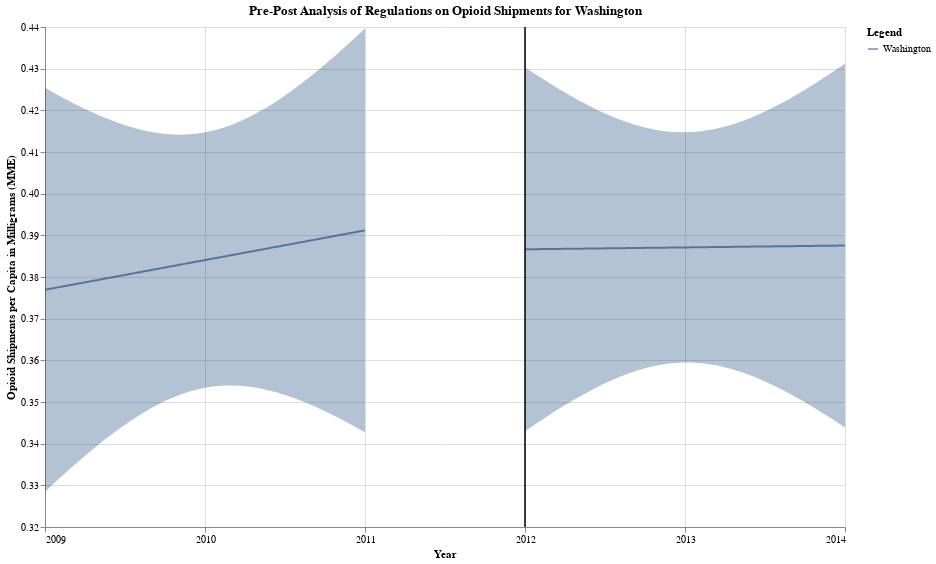

This figure's notebook cell:
### Code cell
pre_post_final = pre_FL_plot + post_FL_plot
pre_post_final.properties(title = "Pre-Post Analysis of Regulations on Opioid Shipments for Washington")

### Figure 1 — Vega-Lite specification as saved in the notebook (floating-point values rounded to 4 significant figures)
{"config": {"view": {"continuousWidth": 300, "continuousHeight": 300}}, "layer": [{"mark": {"type": "errorband"}, "encoding": {"color": {"value": "#063970"}, "x": {"axis": {"format": ".0f", "values": [2009.0, 2010.0, 2011.0, 2012.0, 2013.0, 2014.0]}, "field": "TransactionYear", "type": "quantitative"}, "y": {"field": "ci_low", "scale": {"zero": false}, "title": "Opioid Shipments per Capita in Milligrams (MME)", "type": "quantitative"}, "y2": {"field": "ci_high"}}}, {"mark": {"type": "line"}, "encoding": {"color": {"value": "#063970"}, "opacity": {"field": "Treat", "legend": {"title": "Legend"}, "type": "nominal"}, "x": {"field": "TransactionYear", "type": "quantitative"}, "y": {"field": "per_capita_MME_g", "type": "quantitative"}}}, {"data": {"name": "data-dde12b1ebf09cd9faeb2d94fe58abd1b"}, "mark": {"type": "rule", "color": "black"}, "encoding": {"x": {"axis": {"values": [2009.0, 2010.0, 2011.0, 2012.0, 2013.0, 2014.0]}, "field": "Year", "title": "Year", "type": "quantitative"}}}, {"layer": [{"mark": {"type": "errorband"}, "encoding": {"color": {"value": "#063970"}, "x": {"axis": {"format": ".0f", "values": [2009.0, 2010.0, 2011.0, 2012.0, 2013.0, 2014.0]}, "field": "TransactionYear", "type": "quantitative"}, "y": {"field": "ci_low", "scale": {"zero": false}, "title": "Opioid Shipments per Capita in Milligrams (MME)", "type": "quantitative"}, "y2": {"field": "ci_high"}}}, {"mark": {"type": "line"}, "encoding": {"color": {"value": "#063970"}, "opacity": {"field": "Treat", "legend": {"title": "Legend"}, "type": "nominal"}, "x": {"field": "TransactionYear", "type": "quantitative"}, "y": {"field": "per_capita_MME_g", "type": "quantitative"}}}, {"data": {"name": "data-dde12b1ebf09cd9faeb2d94fe58abd1b"}, "mark": {"type": "rule", "color": "black"}, "encoding": {"x": {"axis": {"values": [2009.0, 2010.0, 2011.0, 2012.0, 2013.0, 2014.0]}, "field": "Year", "title": "Year", "type": "quantitative"}}}], "data": {"name": "data-08df1933d61424c2417dba74d4fe259c"}}], "data": {"name": "data-b4d6958ae30fccf9c35a4788b6a17687"}, "height": 500, "title": "Pre-Post Analysis of Regulations on Opioid Shipments for Washington", "width": 800, "$schema": "https://vega.github.io/schema/vega-lite/v5.16.3.json", "datasets": {"data-b4d6958ae30fccf9c35a4788b6a17687": [{"TransactionYear": 2009.0, "per_capita_MME_g": 0.3769, "ci_low": 0.3285, "ci_high": 0.4254, "Treat": "Washington"}, {"TransactionYear": 2009.0, "per_capita_MME_g": 0.3771, "ci_low": 0.3292, "ci_high": 0.425, "Treat": "Washington"}, {"TransactionYear": 2009.0, "per_capita_MME_g": 0.3772, "ci_low": 0.3299, "ci_high": 0.4245, "Treat": "Washington"}, {"TransactionYear": 2009.0, "per_capita_MME_g": 0.3774, "ci_low": 0.3306, "ci_high": 0.4241, "Treat": "Washington"}, {"TransactionYear": 2009.0, "per_capita_MME_g": 0.3775, "ci_low": 0.3313, "ci_high": 0.4237, "Treat": "Washington"}, {"TransactionYear": 2009.0, "per_capita_MME_g": 0.3776, "ci_low": 0.332, "ci_high": 0.4233, "Treat": "Washington"}, {"TransactionYear": 2009.0, "per_capita_MME_g": 0.3778, "ci_low": 0.3327, "ci_high": 0.4229, "Treat": "Washington"}, {"TransactionYear": 2009.0, "per_capita_MME_g": 0.3779, "ci_low": 0.3334, "ci_high": 0.4225, "Treat": "Washington"}, {"TransactionYear": 2009.0, "per_capita_MME_g": 0.3781, "ci_low": 0.3341, "ci_high": 0.4221, "Treat": "Washington"}, {"TransactionYear": 2009.0, "per_capita_MME_g": 0.3782, "ci_low": 0.3348, "ci_high": 0.4217, "Treat": "Washington"}, {"TransactionYear": 2009.0, "per_capita_MME_g": 0.3784, "ci_low": 0.3354, "ci_high": 0.4213, "Treat": "Washington"}, {"TransactionYear": 2009.0, "per_capita_MME_g": 0.3785, "ci_low": 0.3361, "ci_high": 0.4209, "Treat": "Washington"}, {"TransactionYear": 2009.0, "per_capita_MME_g": 0.3786, "ci_low": 0.3368, "ci_high": 0.4205, "Treat": "Washington"}, {"TransactionYear": 2009.0, "per_capita_MME_g": 0.3788, "ci_low": 0.3374, "ci_high": 0.4202, "Treat": "Washington"}, {"TransactionYear": 2009.0, "per_capita_MME_g": 0.3789, "ci_low": 0.3381, "ci_high": 0.4198, "Treat": "Washington"}, {"TransactionYear": 2009.0, "per_capita_MME_g": 0.3791, "ci_low": 0.3387, "ci_high": 0.4195, "Treat": "Washington"}, {"TransactionYear": 2009.0, "per_capita_MME_g": 0.3792, "ci_low": 0.3393, "ci_high": 0.4191, "Treat": "Washington"}, {"TransactionYear": 2009.0, "per_capita_MME_g": 0.3794, "ci_low": 0.3399, "ci_high": 0.4188, "Treat": "Washington"}, {"TransactionYear": 2009.0, "per_capita_MME_g": 0.3795, "ci_low": 0.3406, "ci_high": 0.4185, "Treat": "Washington"}, {"TransactionYear": 2009.0, "per_capita_MME_g": 0.3796, "ci_low": 0.3412, "ci_high": 0.4181, "Treat": "Washington"}, {"TransactionYear": 2009.0, "per_capita_MME_g": 0.3798, "ci_low": 0.3417, "ci_high": 0.4178, "Treat": "Washington"}, {"TransactionYear": 2009.0, "per_capita_MME_g": 0.3799, "ci_low": 0.3423, "ci_high": 0.4175, "Treat": "Washington"}, {"TransactionYear": 2009.0, "per_capita_MME_g": 0.3801, "ci_low": 0.3429, "ci_high": 0.4172, "Treat": "Washington"}, {"TransactionYear": 2009.0, "per_capita_MME_g": 0.3802, "ci_low": 0.3435, "ci_high": 0.417, "Treat": "Washington"}, {"TransactionYear": 2009.0, "per_capita_MME_g": 0.3804, "ci_low": 0.344, "ci_high": 0.4167, "Treat": "Washington"}, {"TransactionYear": 2009.0, "per_capita_MME_g": 0.3805, "ci_low": 0.3446, "ci_high": 0.4164, "Treat": "Washington"}, {"TransactionYear": 2010.0, "per_capita_MME_g": 0.3806, "ci_low": 0.3451, "ci_high": 0.4162, "Treat": "Washington"}, {"TransactionYear": 2010.0, "per_capita_MME_g": 0.3808, "ci_low": 0.3456, "ci_high": 0.416, "Treat": "Washington"}, {"TransactionYear": 2010.0, "per_capita_MME_g": 0.3809, "ci_low": 0.3461, "ci_high": 0.4158, "Treat": "Washington"}, {"TransactionYear": 2010.0, "per_capita_MME_g": 0.3811, "ci_low": 0.3466, "ci_high": 0.4155, "Treat": "Washington"}, {"TransactionYear": 2010.0, "per_capita_MME_g": 0.3812, "ci_low": 0.3471, "ci_high": 0.4154, "Treat": "Washington"}, {"TransactionYear": 2010.0, "per_capita_MME_g": 0.3814, "ci_low": 0.3475, "ci_high": 0.4152, "Treat": "Washington"}, {"TransactionYear": 2010.0, "per_capita_MME_g": 0.3815, "ci_low": 0.348, "ci_high": 0.415, "Treat": "Washington"}, {"TransactionYear": 2010.0, "per_capita_MME_g": 0.3816, "ci_low": 0.3484, "ci_high": 0.4148, "Treat": "Washington"}, {"TransactionYear": 2010.0, "per_capita_MME_g": 0.3818, "ci_low": 0.3489, "ci_high": 0.4147, "Treat": "Washington"}, {"TransactionYear": 2010.0, "per_capita_MME_g": 0.3819, "ci_low": 0.3493, "ci_high": 0.4146, "Treat": "Washington"}, {"TransactionYear": 2010.0, "per_capita_MME_g": 0.3821, "ci_low": 0.3497, "ci_high": 0.4145, "Treat": "Washington"}, {"TransactionYear": 2010.0, "per_capita_MME_g": 0.3822, "ci_low": 0.35, "ci_high": 0.4144, "Treat": "Washington"}, {"TransactionYear": 2010.0, "per_capita_MME_g": 0.3824, "ci_low": 0.3504, "ci_high": 0.4143, "Treat": "Washington"}, {"TransactionYear": 2010.0, "per_capita_MME_g": 0.3825, "ci_low": 0.3507, "ci_high": 0.4142, "Treat": "Washington"}, {"TransactionYear": 2010.0, "per_capita_MME_g": 0.3826, "ci_low": 0.3511, "ci_high": 0.4142, "Treat": "Washington"}, {"TransactionYear": 2010.0, "per_capita_MME_g": 0.3828, "ci_low": 0.3514, "ci_high": 0.4142, "Treat": "Washington"}, {"TransactionYear": 2010.0, "per_capita_MME_g": 0.3829, "ci_low": 0.3517, "ci_high": 0.4142, "Treat": "Washington"}, {"TransactionYear": 2010.0, "per_capita_MME_g": 0.3831, "ci_low": 0.352, "ci_high": 0.4142, "Treat": "Washington"}, {"TransactionYear": 2010.0, "per_capita_MME_g": 0.3832, "ci_low": 0.3522, "ci_high": 0.4142, "Treat": "Washington"}, {"TransactionYear": 2010.0, "per_capita_MME_g": 0.3834, "ci_low": 0.3525, "ci_high": 0.4142, "Treat": "Washington"}, {"TransactionYear": 2010.0, "per_capita_MME_g": 0.3835, "ci_low": 0.3527, "ci_high": 0.4143, "Treat": "Washington"}, {"TransactionYear": 2010.0, "per_capita_MME_g": 0.3836, "ci_low": 0.3529, "ci_high": 0.4144, "Treat": "Washington"}, {"TransactionYear": 2010.0, "per_capita_MME_g": 0.3838, "ci_low": 0.3531, "ci_high": 0.4145, "Treat": "Washington"}, {"TransactionYear": 2010.0, "per_capita_MME_g": 0.3839, "ci_low": 0.3533, "ci_high": 0.4146, "Treat": "Washington"}, {"TransactionYear": 2010.0, "per_capita_MME_g": 0.3841, "ci_low": 0.3534, "ci_high": 0.4147, "Treat": "Washington"}, {"TransactionYear": 2010.0, "per_capita_MME_g": 0.3842, "ci_low": 0.3535, "ci_high": 0.4149, "Treat": "Washington"}, {"TransactionYear": 2010.0, "per_capita_MME_g": 0.3843, "ci_low": 0.3537, "ci_high": 0.415, "Treat": "Washington"}, {"TransactionYear": 2010.0, "per_capita_MME_g": 0.3845, "ci_low": 0.3538, "ci_high": 0.4152, "Treat": "Washington"}, {"TransactionYear": 2010.0, "per_capita_MME_g": 0.3846, "ci_low": 0.3538, "ci_high": 0.4154, "Treat": "Washington"}, {"TransactionYear": 2010.0, "per_capita_MME_g": 0.3848, "ci_low": 0.3539, "ci_high": 0.4157, "Treat": "Washington"}, {"TransactionYear": 2010.0, "per_capita_MME_g": 0.3849, "ci_low": 0.3539, "ci_high": 0.4159, "Treat": "Washington"}, {"TransactionYear": 2010.0, "per_capita_MME_g": 0.3851, "ci_low": 0.354, "ci_high": 0.4162, "Treat": "Washington"}, {"TransactionYear": 2010.0, "per_capita_MME_g": 0.3852, "ci_low": 0.354, "ci_high": 0.4164, "Treat": "Washington"}, {"TransactionYear": 2010.0, "per_capita_MME_g": 0.3853, "ci_low": 0.354, "ci_high": 0.4167, "Treat": "Washington"}, {"TransactionYear": 2010.0, "per_capita_MME_g": 0.3855, "ci_low": 0.3539, "ci_high": 0.4171, "Treat": "Washington"}, {"TransactionYear": 2010.0, "per_capita_MME_g": 0.3856, "ci_low": 0.3539, "ci_high": 0.4174, "Treat": "Washington"}, {"TransactionYear": 2010.0, "per_capita_MME_g": 0.3858, "ci_low": 0.3538, "ci_high": 0.4177, "Treat": "Washington"}, {"TransactionYear": 2010.0, "per_capita_MME_g": 0.3859, "ci_low": 0.3537, "ci_high": 0.4181, "Treat": "Washington"}, {"TransactionYear": 2010.0, "per_capita_MME_g": 0.3861, "ci_low": 0.3536, "ci_high": 0.4185, "Treat": "Washington"}, {"TransactionYear": 2010.0, "per_capita_MME_g": 0.3862, "ci_low": 0.3535, "ci_high": 0.4189, "Treat": "Washington"}, {"TransactionYear": 2010.0, "per_capita_MME_g": 0.3863, "ci_low": 0.3534, "ci_high": 0.4193, "Treat": "Washington"}, {"TransactionYear": 2010.0, "per_capita_MME_g": 0.3865, "ci_low": 0.3533, "ci_high": 0.4197, "Treat": "Washington"}, {"TransactionYear": 2010.0, "per_capita_MME_g": 0.3866, "ci_low": 0.3531, "ci_high": 0.4201, "Treat": "Washington"}, {"TransactionYear": 2010.0, "per_capita_MME_g": 0.3868, "ci_low": 0.353, "ci_high": 0.4206, "Treat": "Washington"}, {"TransactionYear": 2010.0, "per_capita_MME_g": 0.3869, "ci_low": 0.3528, "ci_high": 0.4211, "Treat": "Washington"}, {"TransactionYear": 2010.0, "per_capita_MME_g": 0.3871, "ci_low": 0.3526, "ci_high": 0.4215, "Treat": "Washington"}, {"TransactionYear": 2010.0, "per_capita_MME_g": 0.3872, "ci_low": 0.3524, "ci_high": 0.422, "Treat": "Washington"}, {"TransactionYear": 2010.0, "per_capita_MME_g": 0.3873, "ci_low": 0.3522, "ci_high": 0.4225, "Treat": "Washington"}, {"TransactionYear": 2010.0, "per_capita_MME_g": 0.3875, "ci_low": 0.3519, "ci_high": 0.423, "Treat": "Washington"}, {"TransactionYear": 2010.0, "per_capita_MME_g": 0.3876, "ci_low": 0.3517, "ci_high": 0.4236, "Treat": "Washington"}, {"TransactionYear": 2011.0, "per_capita_MME_g": 0.3878, "ci_low": 0.3514, "ci_high": 0.4241, "Treat": "Washington"}, {"TransactionYear": 2011.0, "per_capita_MME_g": 0.3879, "ci_low": 0.3512, "ci_high": 0.4247, "Treat": "Washington"}, {"TransactionYear": 2011.0, "per_capita_MME_g": 0.3881, "ci_low": 0.3509, "ci_high": 0.4252, "Treat": "Washington"}, {"TransactionYear": 2011.0, "per_capita_MME_g": 0.3882, "ci_low": 0.3506, "ci_high": 0.4258, "Treat": "Washington"}, {"TransactionYear": 2011.0, "per_capita_MME_g": 0.3883, "ci_low": 0.3503, "ci_high": 0.4264, "Treat": "Washington"}, {"TransactionYear": 2011.0, "per_capita_MME_g": 0.3885, "ci_low": 0.35, "ci_high": 0.427, "Treat": "Washington"}, {"TransactionYear": 2011.0, "per_capita_MME_g": 0.3886, "ci_low": 0.3497, "ci_high": 0.4276, "Treat": "Washington"}, {"TransactionYear": 2011.0, "per_capita_MME_g": 0.3888, "ci_low": 0.3493, "ci_high": 0.4282, "Treat": "Washington"}, {"TransactionYear": 2011.0, "per_capita_MME_g": 0.3889, "ci_low": 0.349, "ci_high": 0.4288, "Treat": "Washington"}, {"TransactionYear": 2011.0, "per_capita_MME_g": 0.3891, "ci_low": 0.3487, "ci_high": 0.4294, "Treat": "Washington"}, {"TransactionYear": 2011.0, "per_capita_MME_g": 0.3892, "ci_low": 0.3483, "ci_high": 0.4301, "Treat": "Washington"}, {"TransactionYear": 2011.0, "per_capita_MME_g": 0.3893, "ci_low": 0.348, "ci_high": 0.4307, "Treat": "Washington"}, {"TransactionYear": 2011.0, "per_capita_MME_g": 0.3895, "ci_low": 0.3476, "ci_high": 0.4314, "Treat": "Washington"}, {"TransactionYear": 2011.0, "per_capita_MME_g": 0.3896, "ci_low": 0.3472, "ci_high": 0.432, "Treat": "Washington"}, {"TransactionYear": 2011.0, "per_capita_MME_g": 0.3898, "ci_low": 0.3468, "ci_high": 0.4327, "Treat": "Washington"}, {"TransactionYear": 2011.0, "per_capita_MME_g": 0.3899, "ci_low": 0.3465, "ci_high": 0.4334, "Treat": "Washington"}, {"TransactionYear": 2011.0, "per_capita_MME_g": 0.39, "ci_low": 0.3461, "ci_high": 0.434, "Treat": "Washington"}, {"TransactionYear": 2011.0, "per_capita_MME_g": 0.3902, "ci_low": 0.3457, "ci_high": 0.4347, "Treat": "Washington"}, {"TransactionYear": 2011.0, "per_capita_MME_g": 0.3903, "ci_low": 0.3453, "ci_high": 0.4354, "Treat": "Washington"}, {"TransactionYear": 2011.0, "per_capita_MME_g": 0.3905, "ci_low": 0.3448, "ci_high": 0.4361, "Treat": "Washington"}, {"TransactionYear": 2011.0, "per_capita_MME_g": 0.3906, "ci_low": 0.3444, "ci_high": 0.4368, "Treat": "Washington"}, {"TransactionYear": 2011.0, "per_capita_MME_g": 0.3908, "ci_low": 0.344, "ci_high": 0.4375, "Treat": "Washington"}, {"TransactionYear": 2011.0, "per_capita_MME_g": 0.3909, "ci_low": 0.3436, "ci_high": 0.4382, "Treat": "Washington"}, {"TransactionYear": 2011.0, "per_capita_MME_g": 0.391, "ci_low": 0.3432, "ci_high": 0.4389, "Treat": "Washington"}, {"TransactionYear": 2011.0, "per_capita_MME_g": 0.3912, "ci_low": 0.3427, "ci_high": 0.4397, "Treat": "Washington"}], "data-dde12b1ebf09cd9faeb2d94fe58abd1b": [{"Year": 2012}], "data-08df1933d61424c2417dba74d4fe259c": [{"TransactionYear": 2012.0, "per_capita_MME_g": 0.3866, "ci_low": 0.343, "ci_high": 0.4303, "Treat": "Washington"}, {"TransactionYear": 2012.0, "per_capita_MME_g": 0.3867, "ci_low": 0.3435, "ci_high": 0.4298, "Treat": "Washington"}, {"TransactionYear": 2012.0, "per_capita_MME_g": 0.3867, "ci_low": 0.344, "ci_high": 0.4293, "Treat": "Washington"}, {"TransactionYear": 2012.0, "per_capita_MME_g": 0.3867, "ci_low": 0.3445, "ci_high": 0.4288, "Treat": "Washington"}, {"TransactionYear": 2012.0, "per_capita_MME_g": 0.3867, "ci_low": 0.3451, "ci_high": 0.4283, "Treat": "Washington"}, {"TransactionYear": 2012.0, "per_capita_MME_g": 0.3867, "ci_low": 0.3456, "ci_high": 0.4278, "Treat": "Washington"}, {"TransactionYear": 2012.0, "per_capita_MME_g": 0.3867, "ci_low": 0.3461, "ci_high": 0.4273, "Treat": "Washington"}, {"TransactionYear": 2012.0, "per_capita_MME_g": 0.3867, "ci_low": 0.3466, "ci_high": 0.4268, "Treat": "Washington"}, {"TransactionYear": 2012.0, "per_capita_MME_g": 0.3867, "ci_low": 0.3471, "ci_high": 0.4264, "Treat": "Washington"}, {"TransactionYear": 2012.0, "per_capita_MME_g": 0.3867, "ci_low": 0.3476, "ci_high": 0.4259, "Treat": "Washington"}, {"TransactionYear": 2012.0, "per_capita_MME_g": 0.3867, "ci_low": 0.3481, "ci_high": 0.4254, "Treat": "Washington"}, {"TransactionYear": 2012.0, "per_capita_MME_g": 0.3867, "ci_low": 0.3485, "ci_high": 0.425, "Treat": "Washington"}, {"TransactionYear": 2012.0, "per_capita_MME_g": 0.3868, "ci_low": 0.349, "ci_high": 0.4245, "Treat": "Washington"}, {"TransactionYear": 2012.0, "per_capita_MME_g": 0.3868, "ci_low": 0.3495, "ci_high": 0.424, "Treat": "Washington"}, {"TransactionYear": 2012.0, "per_capita_MME_g": 0.3868, "ci_low": 0.3499, "ci_high": 0.4236, "Treat": "Washington"}, {"TransactionYear": 2012.0, "per_capita_MME_g": 0.3868, "ci_low": 0.3504, "ci_high": 0.4232, "Treat": "Washington"}, {"TransactionYear": 2012.0, "per_capita_MME_g": 0.3868, "ci_low": 0.3508, "ci_high": 0.4227, "Treat": "Washington"}, {"TransactionYear": 2012.0, "per_capita_MME_g": 0.3868, "ci_low": 0.3513, "ci_high": 0.4223, "Treat": "Washington"}, {"TransactionYear": 2012.0, "per_capita_MME_g": 0.3868, "ci_low": 0.3517, "ci_high": 0.4219, "Treat": "Washington"}, {"TransactionYear": 2012.0, "per_capita_MME_g": 0.3868, "ci_low": 0.3521, "ci_high": 0.4215, "Treat": "Washington"}, {"TransactionYear": 2012.0, "per_capita_MME_g": 0.3868, "ci_low": 0.3525, "ci_high": 0.4211, "Treat": "Washington"}, {"TransactionYear": 2012.0, "per_capita_MME_g": 0.3868, "ci_low": 0.3529, "ci_high": 0.4207, "Treat": "Washington"}, {"TransactionYear": 2012.0, "per_capita_MME_g": 0.3868, "ci_low": 0.3533, "ci_high": 0.4203, "Treat": "Washington"}, {"TransactionYear": 2012.0, "per_capita_MME_g": 0.3869, "ci_low": 0.3537, "ci_high": 0.42, "Treat": "Washington"}, {"TransactionYear": 2012.0, "per_capita_MME_g": 0.3869, "ci_low": 0.3541, "ci_high": 0.4196, "Treat": "Washington"}, {"TransactionYear": 2012.0, "per_capita_MME_g": 0.3869, "ci_low": 0.3545, "ci_high": 0.4193, "Treat": "Washington"}, {"TransactionYear": 2013.0, "per_capita_MME_g": 0.3869, "ci_low": 0.3548, "ci_high": 0.4189, "Treat": "Washington"}, {"TransactionYear": 2013.0, "per_capita_MME_g": 0.3869, "ci_low": 0.3552, "ci_high": 0.4186, "Treat": "Washington"}, {"TransactionYear": 2013.0, "per_capita_MME_g": 0.3869, "ci_low": 0.3555, "ci_high": 0.4183, "Treat": "Washington"}, {"TransactionYear": 2013.0, "per_capita_MME_g": 0.3869, "ci_low": 0.3558, "ci_high": 0.418, "Treat": "Washington"}, {"TransactionYear": 2013.0, "per_capita_MME_g": 0.3869, "ci_low": 0.3562, "ci_high": 0.4177, "Treat": "Washington"}, {"TransactionYear": 2013.0, "per_capita_MME_g": 0.3869, "ci_low": 0.3565, "ci_high": 0.4174, "Treat": "Washington"}, {"TransactionYear": 2013.0, "per_capita_MME_g": 0.3869, "ci_low": 0.3567, "ci_high": 0.4171, "Treat": "Washington"}, {"TransactionYear": 2013.0, "per_capita_MME_g": 0.3869, "ci_low": 0.357, "ci_high": 0.4169, "Treat": "Washington"}, {"TransactionYear": 2013.0, "per_capita_MME_g": 0.387, "ci_low": 0.3573, "ci_high": 0.4166, "Treat": "Washington"}, {"TransactionYear": 2013.0, "per_capita_MME_g": 0.387, "ci_low": 0.3575, "ci_high": 0.4164, "Treat": "Washington"}, {"TransactionYear": 2013.0, "per_capita_MME_g": 0.387, "ci_low": 0.3578, "ci_high": 0.4162, "Treat": "Washington"}, {"TransactionYear": 2013.0, "per_capita_MME_g": 0.387, "ci_low": 0.358, "ci_high": 0.416, "Treat": "Washington"}, {"TransactionYear": 2013.0, "per_capita_MME_g": 0.387, "ci_low": 0.3582, "ci_high": 0.4158, "Treat": "Washington"}, {"TransactionYear": 2013.0, "per_capita_MME_g": 0.387, "ci_low": 0.3584, "ci_high": 0.4156, "Treat": "Washington"}, {"TransactionYear": 2013.0, "per_capita_MME_g": 0.387, "ci_low": 0.3586, "ci_high": 0.4155, "Treat": "Washington"}, {"TransactionYear": 2013.0, "per_capita_MME_g": 0.387, "ci_low": 0.3587, "ci_high": 0.4153, "Treat": "Washington"}, {"TransactionYear": 2013.0, "per_capita_MME_g": 0.387, "ci_low": 0.3589, "ci_high": 0.4152, "Treat": "Washington"}, {"TransactionYear": 2013.0, "per_capita_MME_g": 0.387, "ci_low": 0.359, "ci_high": 0.4151, "Treat": "Washington"}, {"TransactionYear": 2013.0, "per_capita_MME_g": 0.387, "ci_low": 0.3591, "ci_high": 0.415, "Treat": "Washington"}, {"TransactionYear": 2013.0, "per_capita_MME_g": 0.3871, "ci_low": 0.3592, "ci_high": 0.4149, "Treat": "Washington"}, {"TransactionYear": 2013.0, "per_capita_MME_g": 0.3871, "ci_low": 0.3593, "ci_high": 0.4148, "Treat": "Washington"}, {"TransactionYear": 2013.0, "per_capita_MME_g": 0.3871, "ci_low": 0.3594, "ci_high": 0.4148, "Treat": "Washington"}, {"TransactionYear": 2013.0, "per_capita_MME_g": 0.3871, "ci_low": 0.3594, "ci_high": 0.4147, "Treat": "Washington"}, {"TransactionYear": 2013.0, "per_capita_MME_g": 0.3871, "ci_low": 0.3595, "ci_high": 0.4147, "Treat": "Washington"}, {"TransactionYear": 2013.0, "per_capita_MME_g": 0.3871, "ci_low": 0.3595, "ci_high": 0.4147, "Treat": "Washington"}, {"TransactionYear": 2013.0, "per_capita_MME_g": 0.3871, "ci_low": 0.3595, "ci_high": 0.4147, "Treat": "Washington"}, {"TransactionYear": 2013.0, "per_capita_MME_g": 0.3871, "ci_low": 0.3595, "ci_high": 0.4148, "Treat": "Washington"}, {"TransactionYear": 2013.0, "per_capita_MME_g": 0.3871, "ci_low": 0.3594, "ci_high": 0.4148, "Treat": "Washington"}, {"TransactionYear": 2013.0, "per_capita_MME_g": 0.3871, "ci_low": 0.3594, "ci_high": 0.4149, "Treat": "Washington"}, {"TransactionYear": 2013.0, "per_capita_MME_g": 0.3871, "ci_low": 0.3593, "ci_high": 0.415, "Treat": "Washington"}, {"TransactionYear": 2013.0, "per_capita_MME_g": 0.3872, "ci_low": 0.3592, "ci_high": 0.4151, "Treat": "Washington"}, {"TransactionYear": 2013.0, "per_capita_MME_g": 0.3872, "ci_low": 0.3591, "ci_high": 0.4152, "Treat": "Washington"}, {"TransactionYear": 2013.0, "per_capita_MME_g": 0.3872, "ci_low": 0.359, "ci_high": 0.4153, "Treat": "Washington"}, {"TransactionYear": 2013.0, "per_capita_MME_g": 0.3872, "ci_low": 0.3589, "ci_high": 0.4155, "Treat": "Washington"}, {"TransactionYear": 2013.0, "per_capita_MME_g": 0.3872, "ci_low": 0.3587, "ci_high": 0.4156, "Treat": "Washington"}, {"TransactionYear": 2013.0, "per_capita_MME_g": 0.3872, "ci_low": 0.3586, "ci_high": 0.4158, "Treat": "Washington"}, {"TransactionYear": 2013.0, "per_capita_MME_g": 0.3872, "ci_low": 0.3584, "ci_high": 0.416, "Treat": "Washington"}, {"TransactionYear": 2013.0, "per_capita_MME_g": 0.3872, "ci_low": 0.3582, "ci_high": 0.4162, "Treat": "Washington"}, {"TransactionYear": 2013.0, "per_capita_MME_g": 0.3872, "ci_low": 0.358, "ci_high": 0.4164, "Treat": "Washington"}, {"TransactionYear": 2013.0, "per_capita_MME_g": 0.3872, "ci_low": 0.3578, "ci_high": 0.4167, "Treat": "Washington"}, {"TransactionYear": 2013.0, "per_capita_MME_g": 0.3872, "ci_low": 0.3576, "ci_high": 0.4169, "Treat": "Washington"}, {"TransactionYear": 2013.0, "per_capita_MME_g": 0.3873, "ci_low": 0.3573, "ci_high": 0.4172, "Treat": "Washington"}, {"TransactionYear": 2013.0, "per_capita_MME_g": 0.3873, "ci_low": 0.3571, "ci_high": 0.4175, "Treat": "Washington"}, {"TransactionYear": 2013.0, "per_capita_MME_g": 0.3873, "ci_low": 0.3568, "ci_high": 0.4177, "Treat": "Washington"}, {"TransactionYear": 2013.0, "per_capita_MME_g": 0.3873, "ci_low": 0.3565, "ci_high": 0.418, "Treat": "Washington"}, {"TransactionYear": 2013.0, "per_capita_MME_g": 0.3873, "ci_low": 0.3562, "ci_high": 0.4184, "Treat": "Washington"}, {"TransactionYear": 2013.0, "per_capita_MME_g": 0.3873, "ci_low": 0.3559, "ci_high": 0.4187, "Treat": "Washington"}, {"TransactionYear": 2013.0, "per_capita_MME_g": 0.3873, "ci_low": 0.3556, "ci_high": 0.419, "Treat": "Washington"}, {"TransactionYear": 2013.0, "per_capita_MME_g": 0.3873, "ci_low": 0.3553, "ci_high": 0.4194, "Treat": "Washington"}, {"TransactionYear": 2013.0, "per_capita_MME_g": 0.3873, "ci_low": 0.3549, "ci_high": 0.4197, "Treat": "Washington"}, {"TransactionYear": 2014.0, "per_capita_MME_g": 0.3873, "ci_low": 0.3546, "ci_high": 0.4201, "Treat": "Washington"}, {"TransactionYear": 2014.0, "per_capita_MME_g": 0.3873, "ci_low": 0.3542, "ci_high": 0.4205, "Treat": "Washington"}, {"TransactionYear": 2014.0, "per_capita_MME_g": 0.3874, "ci_low": 0.3539, "ci_high": 0.4209, "Treat": "Washington"}, {"TransactionYear": 2014.0, "per_capita_MME_g": 0.3874, "ci_low": 0.3535, "ci_high": 0.4213, "Treat": "Washington"}, {"TransactionYear": 2014.0, "per_capita_MME_g": 0.3874, "ci_low": 0.3531, "ci_high": 0.4217, "Treat": "Washington"}, {"TransactionYear": 2014.0, "per_capita_MME_g": 0.3874, "ci_low": 0.3527, "ci_high": 0.4221, "Treat": "Washington"}, {"TransactionYear": 2014.0, "per_capita_MME_g": 0.3874, "ci_low": 0.3523, "ci_high": 0.4225, "Treat": "Washington"}, {"TransactionYear": 2014.0, "per_capita_MME_g": 0.3874, "ci_low": 0.3519, "ci_high": 0.4229, "Treat": "Washington"}, {"TransactionYear": 2014.0, "per_capita_MME_g": 0.3874, "ci_low": 0.3515, "ci_high": 0.4234, "Treat": "Washington"}, {"TransactionYear": 2014.0, "per_capita_MME_g": 0.3874, "ci_low": 0.351, "ci_high": 0.4238, "Treat": "Washington"}, {"TransactionYear": 2014.0, "per_capita_MME_g": 0.3874, "ci_low": 0.3506, "ci_high": 0.4243, "Treat": "Washington"}, {"TransactionYear": 2014.0, "per_capita_MME_g": 0.3874, "ci_low": 0.3502, "ci_high": 0.4247, "Treat": "Washington"}, {"TransactionYear": 2014.0, "per_capita_MME_g": 0.3874, "ci_low": 0.3497, "ci_high": 0.4252, "Treat": "Washington"}, {"TransactionYear": 2014.0, "per_capita_MME_g": 0.3875, "ci_low": 0.3492, "ci_high": 0.4257, "Treat": "Washington"}, {"TransactionYear": 2014.0, "per_capita_MME_g": 0.3875, "ci_low": 0.3488, "ci_high": 0.4261, "Treat": "Washington"}, {"TransactionYear": 2014.0, "per_capita_MME_g": 0.3875, "ci_low": 0.3483, "ci_high": 0.4266, "Treat": "Washington"}, {"TransactionYear": 2014.0, "per_capita_MME_g": 0.3875, "ci_low": 0.3478, "ci_high": 0.4271, "Treat": "Washington"}, {"TransactionYear": 2014.0, "per_capita_MME_g": 0.3875, "ci_low": 0.3474, "ci_high": 0.4276, "Treat": "Washington"}, {"TransactionYear": 2014.0, "per_capita_MME_g": 0.3875, "ci_low": 0.3469, "ci_high": 0.4281, "Treat": "Washington"}, {"TransactionYear": 2014.0, "per_capita_MME_g": 0.3875, "ci_low": 0.3464, "ci_high": 0.4286, "Treat": "Washington"}, {"TransactionYear": 2014.0, "per_capita_MME_g": 0.3875, "ci_low": 0.3459, "ci_high": 0.4291, "Treat": "Washington"}, {"TransactionYear": 2014.0, "per_capita_MME_g": 0.3875, "ci_low": 0.3454, "ci_high": 0.4297, "Treat": "Washington"}, {"TransactionYear": 2014.0, "per_capita_MME_g": 0.3875, "ci_low": 0.3449, "ci_high": 0.4302, "Treat": "Washington"}, {"TransactionYear": 2014.0, "per_capita_MME_g": 0.3875, "ci_low": 0.3444, "ci_high": 0.4307, "Treat": "Washington"}, {"TransactionYear": 2014.0, "per_capita_MME_g": 0.3876, "ci_low": 0.3439, "ci_high": 0.4312, "Treat": "Washington"}]}}
